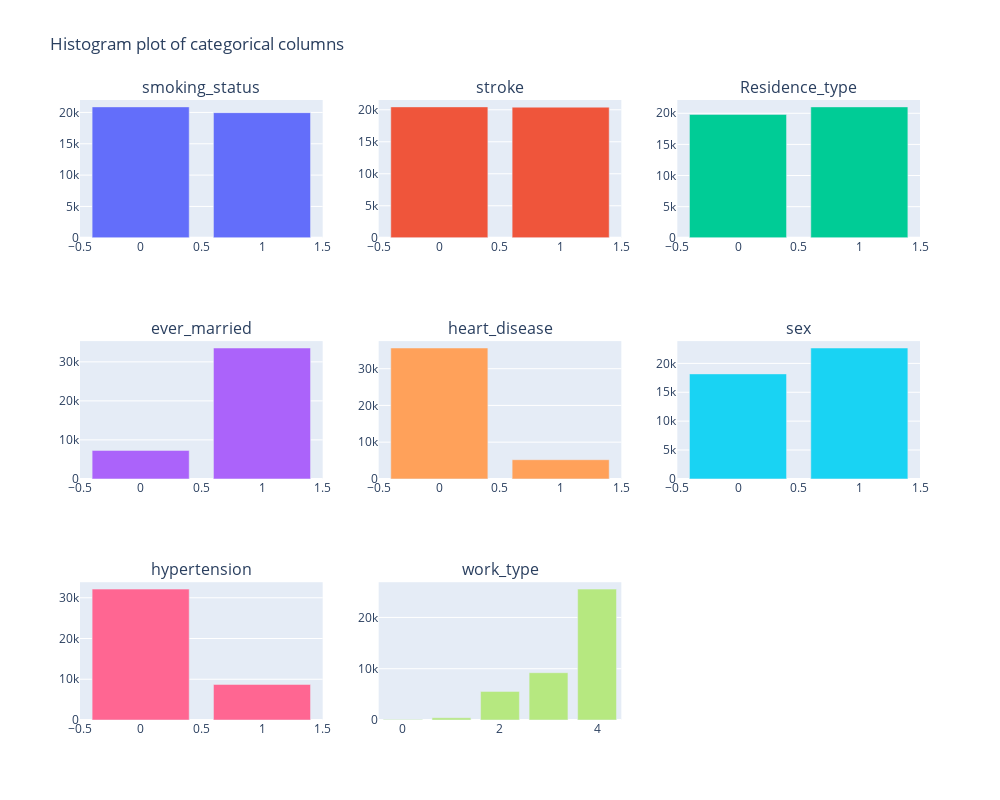

Write notebook code for a chart like this one.
### Code cell
n_cols = 3
n_rows = n_rows = int(np.ceil(len(categorical_s.copy()) / n_cols))

"""Histogram using plotly"""
fig = make_subplots(rows=n_rows, cols=n_cols,
                    subplot_titles=tuple(categorical_s.copy()))

for i, col in enumerate(categorical_s.copy()):
    counts = data_dict['S'][col].value_counts()
    fig.add_trace(go.Bar(name=col, x=counts.index, y=counts.values), 
                  row=i//n_cols + 1,
                  col=i%n_cols + 1)

fig.update_layout(title="Histogram plot of categorical columns",
                 height=800,
                 width=1000,
                 showlegend=False)

### Figure 1 — Plotly figure (JSON) as saved in the notebook; plotly's stock layout.template omitted (floating-point values rounded to 4 significant figures)
{"data": [{"name": "smoking_status", "type": "bar", "x": [0, 1], "xaxis": "x", "y": [20886, 19963], "yaxis": "y"}, {"name": "stroke", "type": "bar", "x": [0, 1], "xaxis": "x2", "y": [20447, 20402], "yaxis": "y2"}, {"name": "Residence_type", "type": "bar", "x": [1, 0], "xaxis": "x3", "y": [21028, 19821], "yaxis": "y3"}, {"name": "ever_married", "type": "bar", "x": [1, 0], "xaxis": "x4", "y": [33549, 7300], "yaxis": "y4"}, {"name": "heart_disease", "type": "bar", "x": [0, 1], "xaxis": "x5", "y": [35633, 5216], "yaxis": "y5"}, {"name": "sex", "type": "bar", "x": [1, 0], "xaxis": "x6", "y": [22667, 18182], "yaxis": "y6"}, {"name": "hypertension", "type": "bar", "x": [0, 1], "xaxis": "x7", "y": [32124, 8725], "yaxis": "y7"}, {"name": "work_type", "type": "bar", "x": [4, 3, 2, 1, 0], "xaxis": "x8", "y": [25528, 9223, 5582, 431, 85], "yaxis": "y8"}], "layout": {"annotations": [{"font": {"size": 16}, "showarrow": false, "text": "smoking_status", "x": 0.1444, "xanchor": "center", "xref": "paper", "y": 1, "yanchor": "bottom", "yref": "paper"}, {"font": {"size": 16}, "showarrow": false, "text": "stroke", "x": 0.5, "xanchor": "center", "xref": "paper", "y": 1, "yanchor": "bottom", "yref": "paper"}, {"font": {"size": 16}, "showarrow": false, "text": "Residence_type", "x": 0.8556, "xanchor": "center", "xref": "paper", "y": 1, "yanchor": "bottom", "yref": "paper"}, {"font": {"size": 16}, "showarrow": false, "text": "ever_married", "x": 0.1444, "xanchor": "center", "xref": "paper", "y": 0.6111, "yanchor": "bottom", "yref": "paper"}, {"font": {"size": 16}, "showarrow": false, "text": "heart_disease", "x": 0.5, "xanchor": "center", "xref": "paper", "y": 0.6111, "yanchor": "bottom", "yref": "paper"}, {"font": {"size": 16}, "showarrow": false, "text": "sex", "x": 0.8556, "xanchor": "center", "xref": "paper", "y": 0.6111, "yanchor": "bottom", "yref": "paper"}, {"font": {"size": 16}, "showarrow": false, "text": "hypertension", "x": 0.1444, "xanchor": "center", "xref": "paper", "y": 0.2222, "yanchor": "bottom", "yref": "paper"}, {"font": {"size": 16}, "showarrow": false, "text": "work_type", "x": 0.5, "xanchor": "center", "xref": "paper", "y": 0.2222, "yanchor": "bottom", "yref": "paper"}], "height": 800, "showlegend": false, "title": {"text": "Histogram plot of categorical columns"}, "width": 1000, "xaxis": {"anchor": "y", "domain": [0, 0.2889]}, "xaxis2": {"anchor": "y2", "domain": [0.3556, 0.6444]}, "xaxis3": {"anchor": "y3", "domain": [0.7111, 1]}, "xaxis4": {"anchor": "y4", "domain": [0, 0.2889]}, "xaxis5": {"anchor": "y5", "domain": [0.3556, 0.6444]}, "xaxis6": {"anchor": "y6", "domain": [0.7111, 1]}, "xaxis7": {"anchor": "y7", "domain": [0, 0.2889]}, "xaxis8": {"anchor": "y8", "domain": [0.3556, 0.6444]}, "xaxis9": {"anchor": "y9", "domain": [0.7111, 1]}, "yaxis": {"anchor": "x", "domain": [0.7778, 1]}, "yaxis2": {"anchor": "x2", "domain": [0.7778, 1]}, "yaxis3": {"anchor": "x3", "domain": [0.7778, 1]}, "yaxis4": {"anchor": "x4", "domain": [0.3889, 0.6111]}, "yaxis5": {"anchor": "x5", "domain": [0.3889, 0.6111]}, "yaxis6": {"anchor": "x6", "domain": [0.3889, 0.6111]}, "yaxis7": {"anchor": "x7", "domain": [0, 0.2222]}, "yaxis8": {"anchor": "x8", "domain": [0, 0.2222]}, "yaxis9": {"anchor": "x9", "domain": [0, 0.2222]}}}
